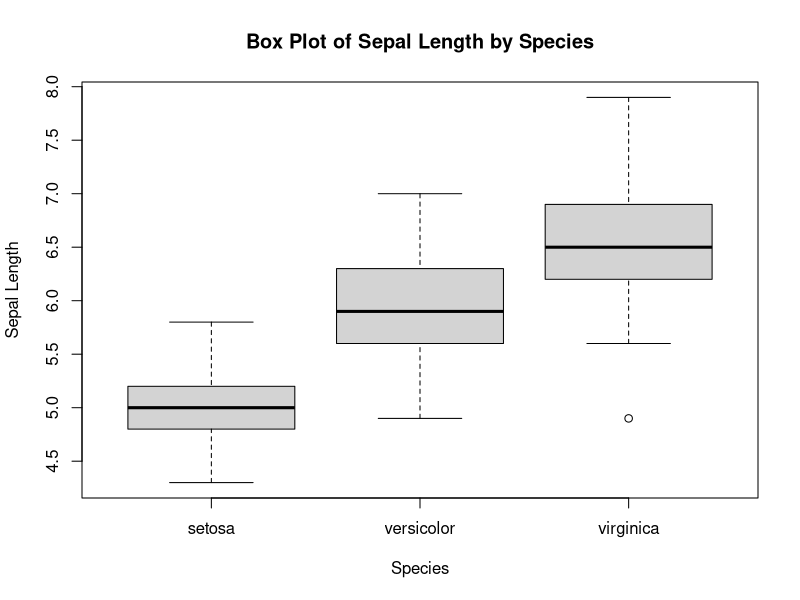
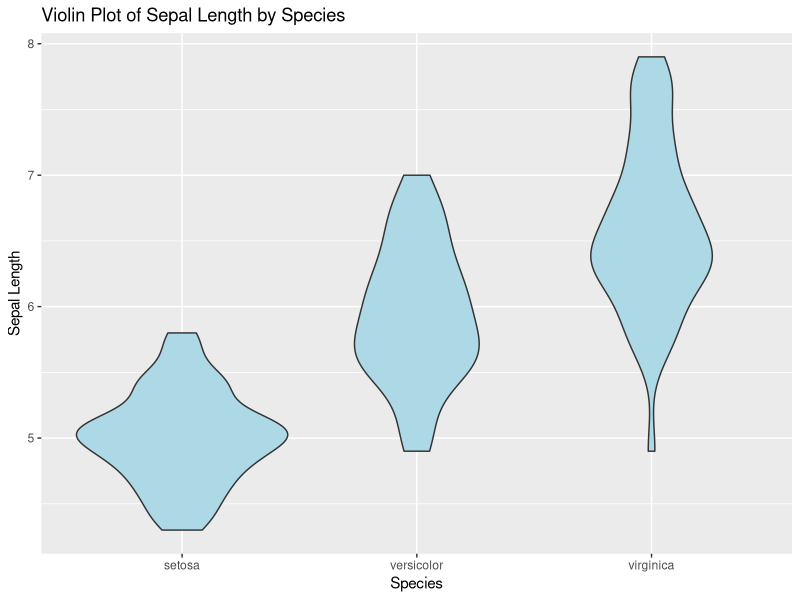
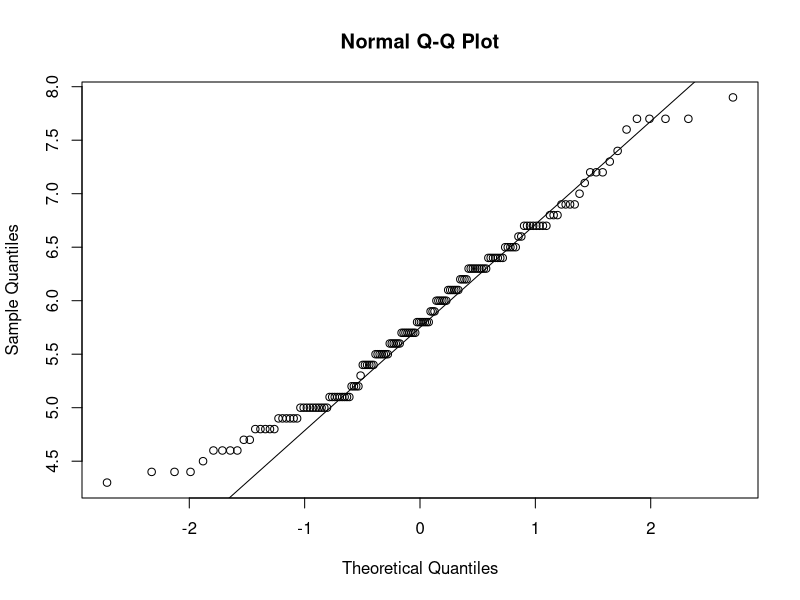
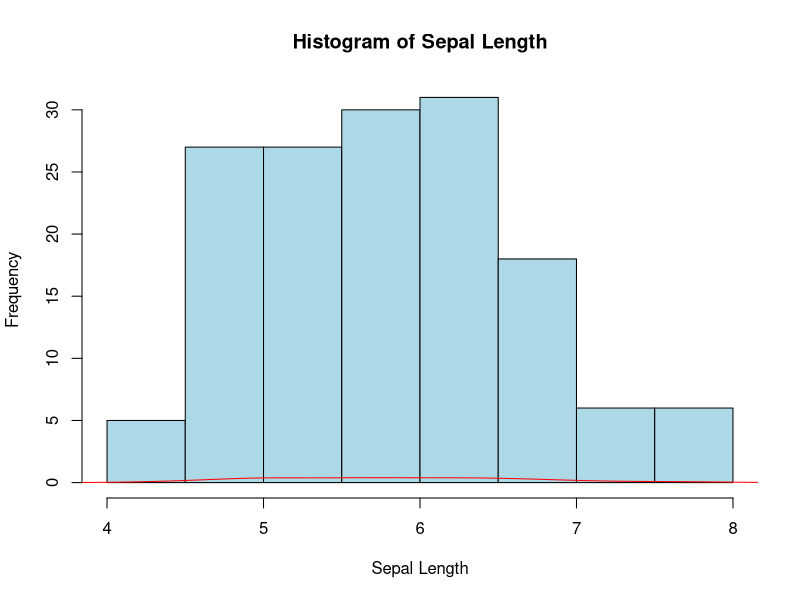
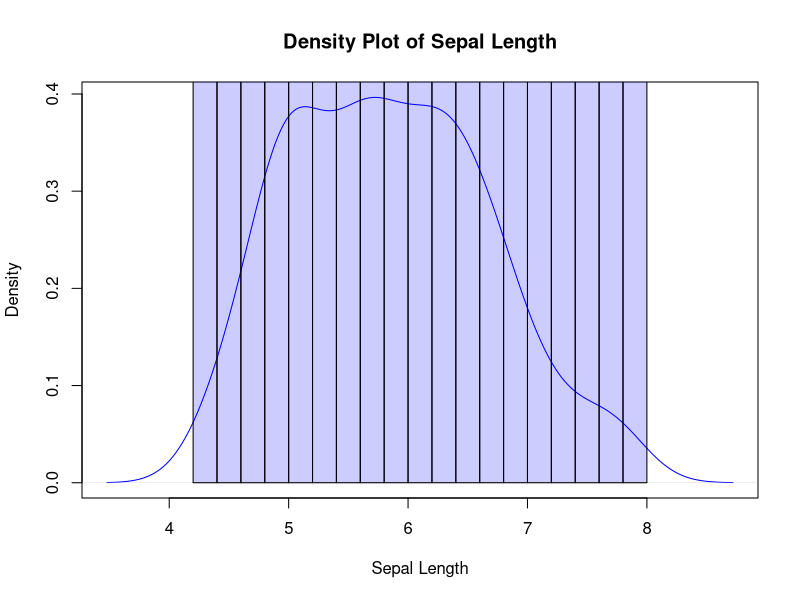
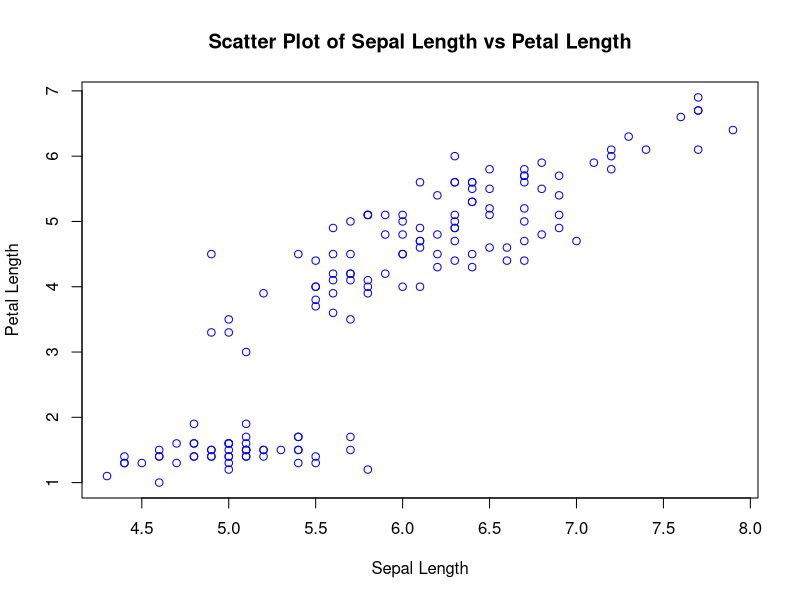
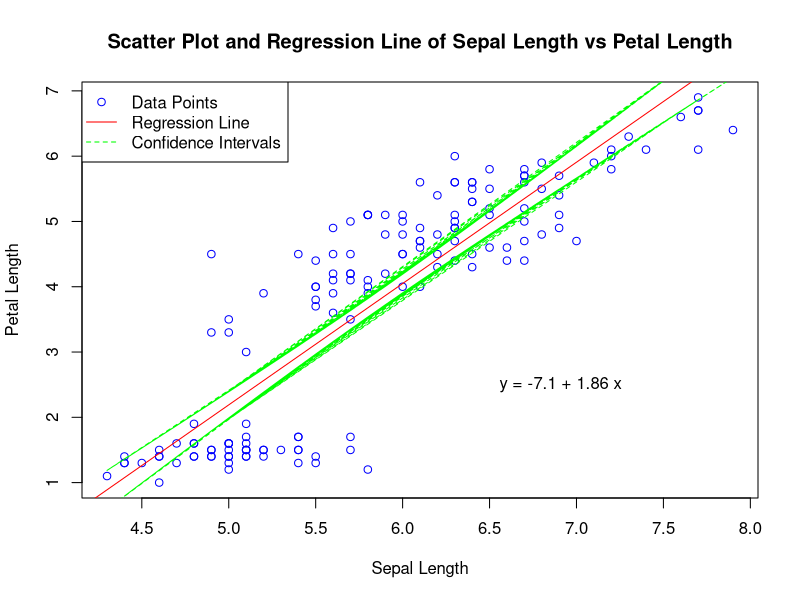

Generate these figures, in order, with R:
## ---- chunk 1
#tutorial::go_interactive(greedy = TRUE)
knitr::opts_chunk$set(echo = TRUE,error=TRUE)
## ---- chunk 2
# Creating a box plot
boxplot(Sepal.Length ~ Species, data = iris, 
        main = "Box Plot of Sepal Length by Species",
        xlab = "Species", ylab = "Sepal Length")

## ---- chunk 3
# Creating a violin plot
library(ggplot2)
ggplot(iris, aes(x = Species, y = Sepal.Length)) +
  geom_violin(fill = "lightblue") +
  labs(title = "Violin Plot of Sepal Length by Species",
       x = "Species", y = "Sepal Length")

## ---- chunk 4
# Creating a QQ plot
qqnorm(iris$Sepal.Length)
qqline(iris$Sepal.Length)

## ---- chunk 5
# Creating a histogram
hist(iris$Sepal.Length, 
     main = "Histogram of Sepal Length",
     xlab = "Sepal Length",
     ylab = "Frequency",
     col = "lightblue")

# Adding a density plot
lines(density(iris$Sepal.Length), col = "red")

## ---- chunk 6
# Creating a density plot
plot(density(iris$Sepal.Length), 
     main = "Density Plot of Sepal Length",
     xlab = "Sepal Length",
     col = "blue")

# Adding a histogram
hist(iris$Sepal.Length, 
     col = rgb(0,0,1,0.2), 
     add = TRUE, 
     breaks = 20)

## ---- chunk 7
# Creating a scatter plot
plot(iris$Sepal.Length, iris$Petal.Length,
     main = "Scatter Plot of Sepal Length vs Petal Length",
     xlab = "Sepal Length", ylab = "Petal Length",
     col = "blue")

## ---- chunk 8
# Creating a scatter plot
plot(iris$Sepal.Length, iris$Petal.Length,
     main = "Scatter Plot and Regression Line of Sepal Length vs Petal Length",
     xlab = "Sepal Length", ylab = "Petal Length",
     col = "blue")

# Fit linear regression model
model <- lm(Petal.Length ~ Sepal.Length, data = iris)

# Adding regression line
abline(model, col = "red")

# Adding regression equation
eq <- paste("y =", round(coef(model)[1], 2), "+", round(coef(model)[2], 2), "x")
text(6.5, 2.5, eq, pos = 4)

# Adding confidence intervals
conf_interval <- predict(model, interval = "confidence")
lines(iris$Sepal.Length, conf_interval[, "lwr"], col = "green", lty = 2)
lines(iris$Sepal.Length, conf_interval[, "upr"], col = "green", lty = 2)
# Add legend
legend("topleft", legend = c("Data Points", "Regression Line", "Confidence Intervals"),
       col = c("blue", "red", "green"), lty = c(NA, 1, 2), lwd = c(NA, 1, 1),
       pch = c(1, NA, NA), bty = "o" # Enclose the legend in a box
       )

